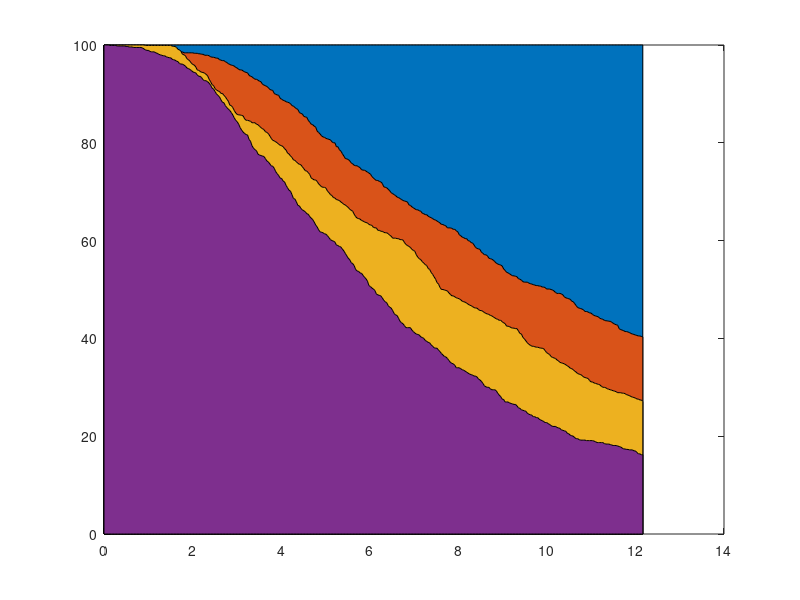

The MATLAB source for this figure: (Note: this script raises an error after producing the figure.)
function pic_OS_Sim()

t=365;
TT=linspace(0,t,365);
T=TT./30;

%% Data

A1=cell2mat(struct2cell(load('Ave_Placebo.mat')));
A2=cell2mat(struct2cell(load('Ave_TAS102.mat')));
A3=cell2mat(struct2cell(load('Ave_TASBEV.mat')));
A4=100*ones(365,1);
A1(:,end)

%% area

area(T,A4,'FaceAlpha',1);
hold on
area(T,A3,'FaceAlpha',1);
hold on
area(T,A2,'FaceAlpha',1);
hold on
area(T,A1,'FaceAlpha',1);

%% color

newcolors = [217 217 217; 255 215 0; 255 106 106; 102 204 255]/255;
colororder(newcolors)

%% Output image setting

set(gca,'XLim',[0 12]);
set(gca,'YLim',[0 100]);
set(gca,'Linewidth',1);
set(gca,'FontSize',18);
set(gca,'FontName','Arial');
xlabel('Time (months)');
ylabel('Overall survival (%)');
set(gcf,'unit','centimeters','position',[3 4 22 16])
print('Stacking','-dpng','-r600')
end